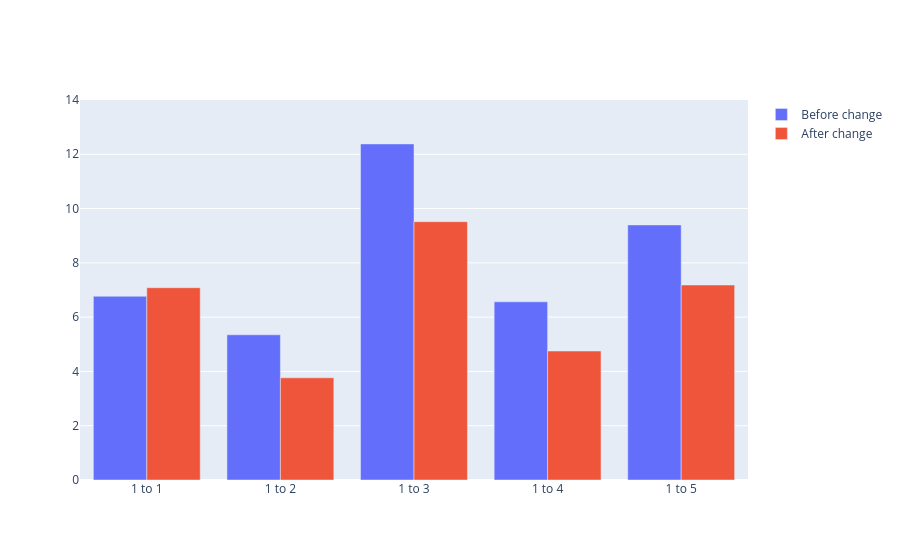
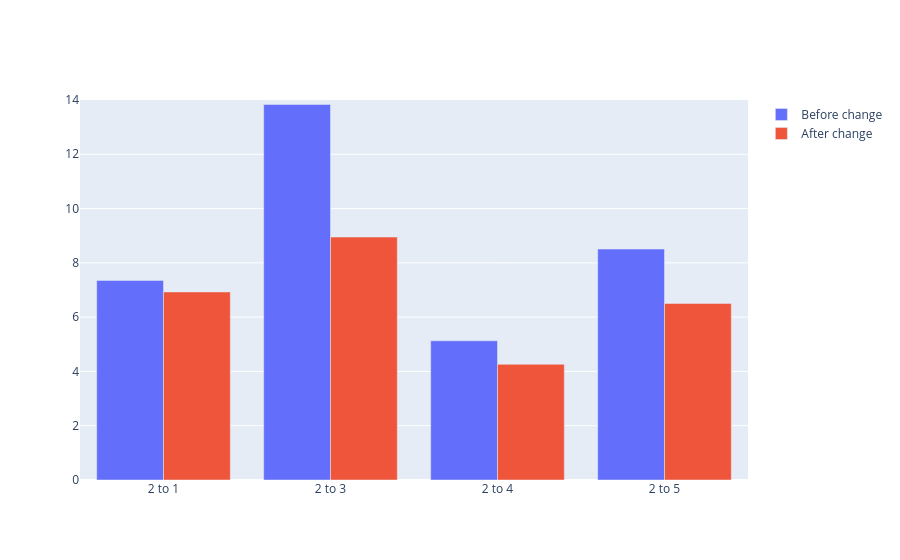
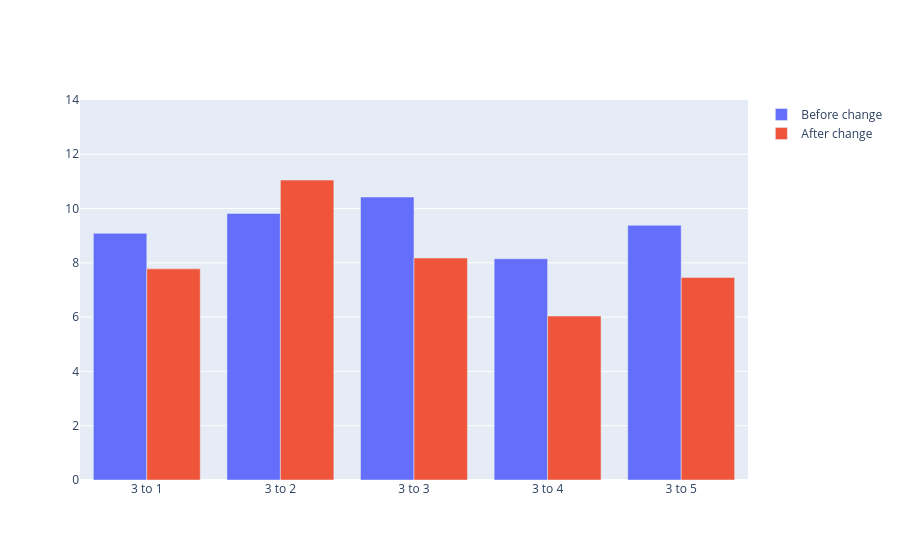
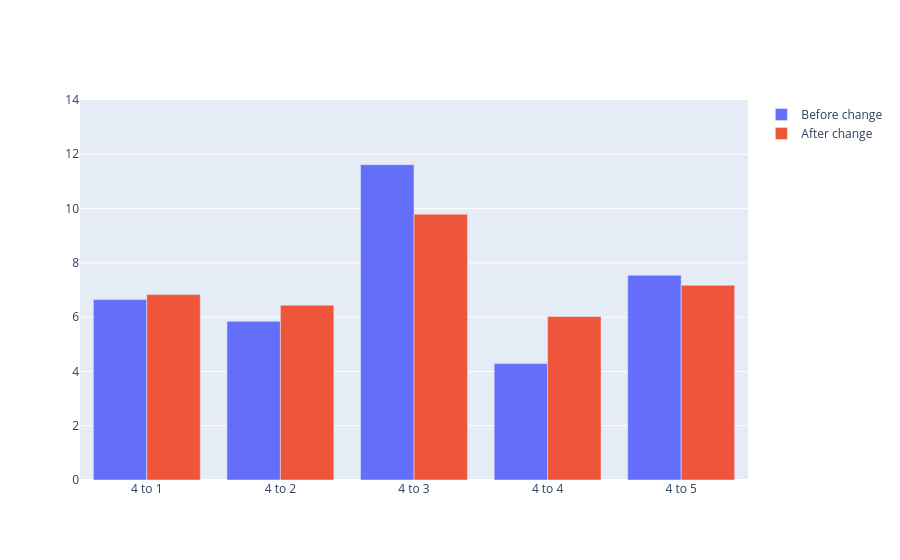

The cell these charts' notebook holds for them, in order:
### Code cell
for i in range(1, 6):
    fig = go.Figure(data=[go.Bar(
            name = 'Before change',
            x = labels[i],
            y = before_means[i]
        ),
                            go.Bar(
            name = 'After change',
            x = labels[i],
            y = after_means[i]
        )
        ])

    fig.update_layout(yaxis_range=[0, 14])        
    fig.show()

### Figure 1 — Plotly figure (JSON) as saved in the notebook; plotly's stock layout.template omitted (floating-point values rounded to 4 significant figures)
{"data": [{"name": "Before change", "type": "bar", "x": ["1 to 1", "1 to 2", "1 to 3", "1 to 4", "1 to 5"], "y": [6.768, 5.349, 12.38, 6.566, 9.397]}, {"name": "After change", "type": "bar", "x": ["1 to 1", "1 to 2", "1 to 3", "1 to 4", "1 to 5"], "y": [7.085, 3.766, 9.517, 4.752, 7.184]}], "layout": {"yaxis": {"range": [0, 14]}}}

### Figure 2 — Plotly figure (JSON) as saved in the notebook; plotly's stock layout.template omitted (floating-point values rounded to 4 significant figures)
{"data": [{"name": "Before change", "type": "bar", "x": ["2 to 1", "2 to 3", "2 to 4", "2 to 5"], "y": [7.354, 13.84, 5.13, 8.508]}, {"name": "After change", "type": "bar", "x": ["2 to 1", "2 to 3", "2 to 4", "2 to 5"], "y": [6.928, 8.95, 4.262, 6.505]}], "layout": {"yaxis": {"range": [0, 14]}}}

### Figure 3 — Plotly figure (JSON) as saved in the notebook; plotly's stock layout.template omitted (floating-point values rounded to 4 significant figures)
{"data": [{"name": "Before change", "type": "bar", "x": ["3 to 1", "3 to 2", "3 to 3", "3 to 4", "3 to 5"], "y": [9.088, 9.821, 10.42, 8.15, 9.383]}, {"name": "After change", "type": "bar", "x": ["3 to 1", "3 to 2", "3 to 3", "3 to 4", "3 to 5"], "y": [7.78, 11.05, 8.18, 6.041, 7.461]}], "layout": {"yaxis": {"range": [0, 14]}}}

### Figure 4 — Plotly figure (JSON) as saved in the notebook; plotly's stock layout.template omitted (floating-point values rounded to 4 significant figures)
{"data": [{"name": "Before change", "type": "bar", "x": ["4 to 1", "4 to 2", "4 to 3", "4 to 4", "4 to 5"], "y": [6.646, 5.846, 11.62, 4.29, 7.541]}, {"name": "After change", "type": "bar", "x": ["4 to 1", "4 to 2", "4 to 3", "4 to 4", "4 to 5"], "y": [6.833, 6.442, 9.793, 6.023, 7.173]}], "layout": {"yaxis": {"range": [0, 14]}}}
